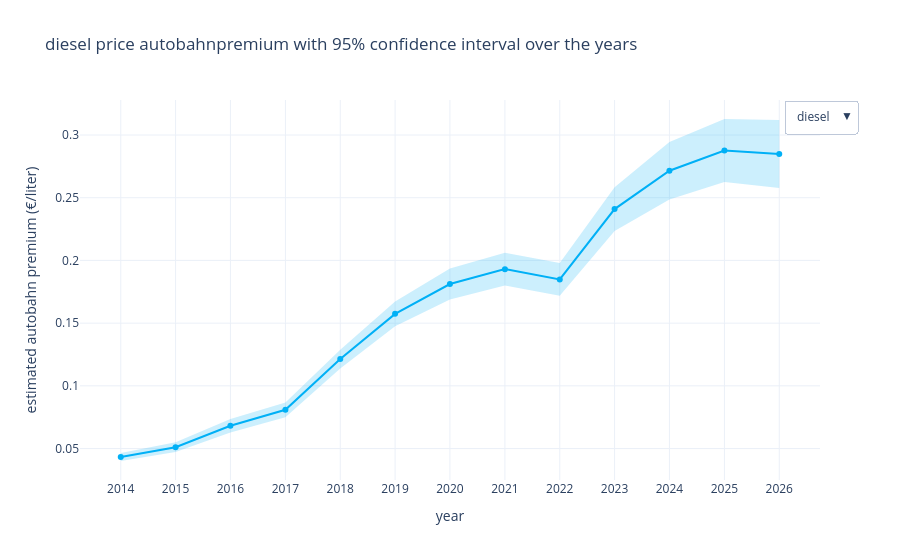

Write notebook code for a chart like this one.
### Code cell
plot_yearly_autobahn_premium_line(summary_df)
